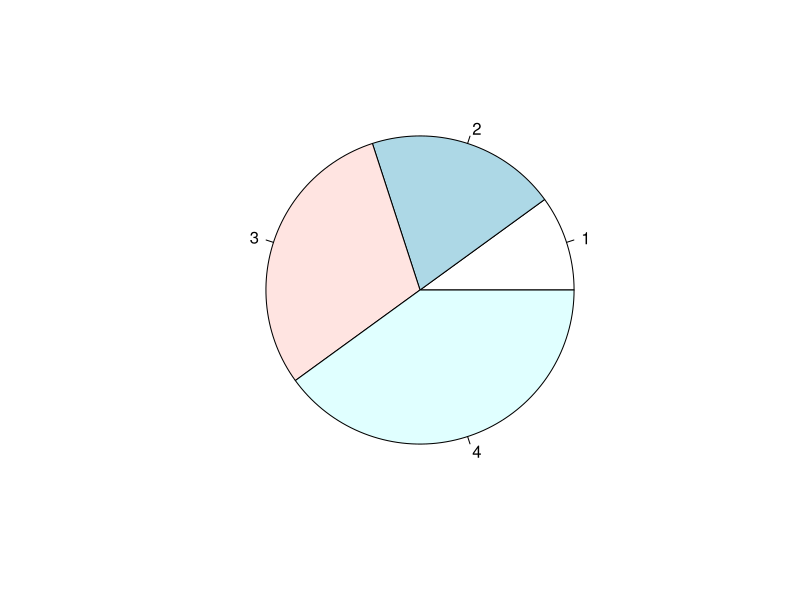
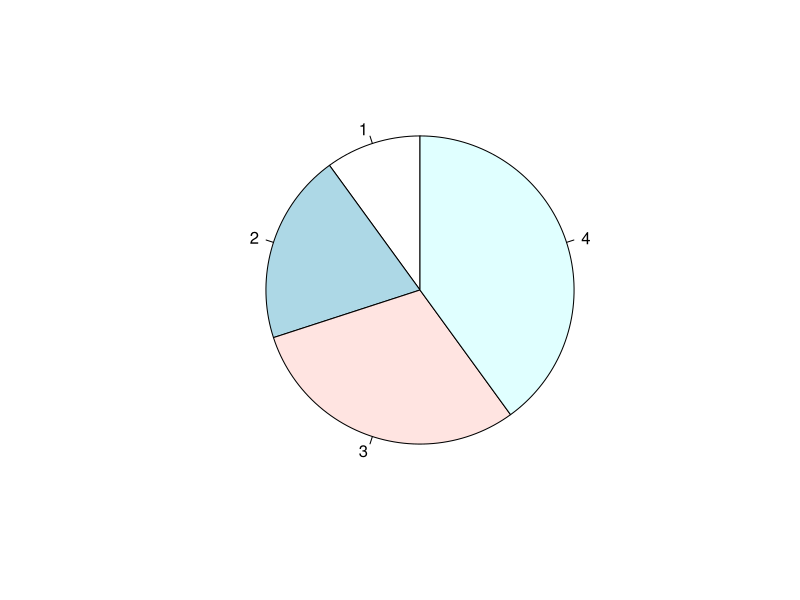
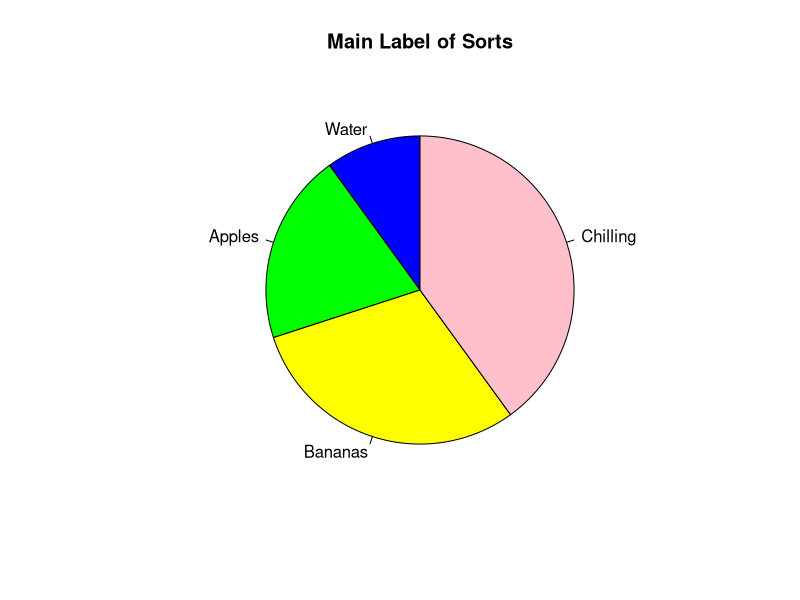
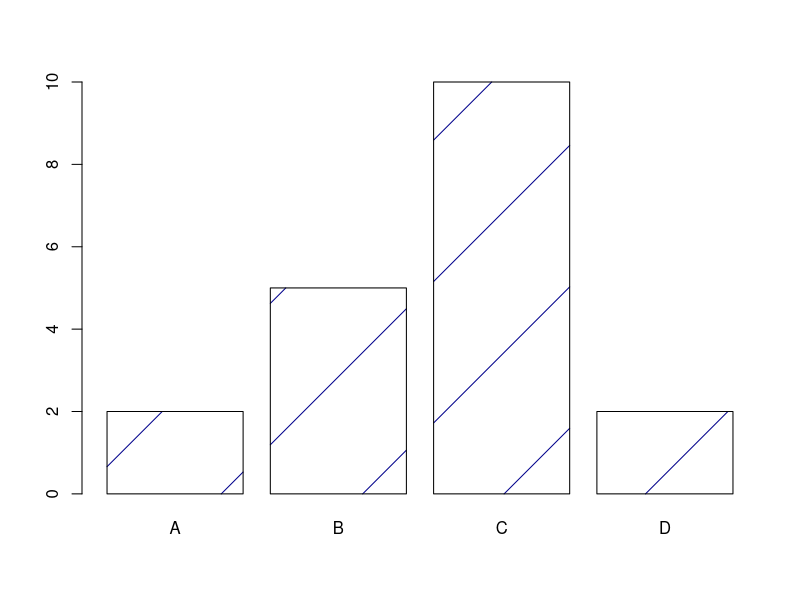
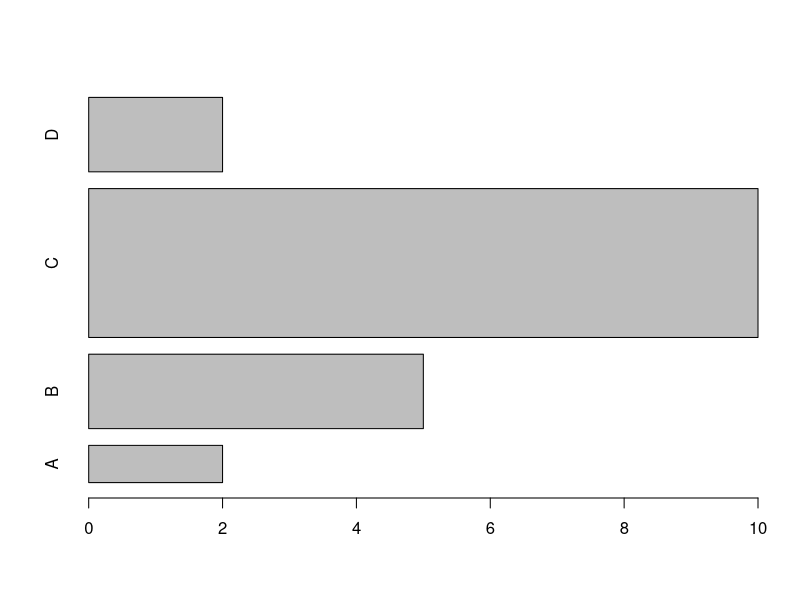

Write the R code that produced these figures, in order.
# create pie charts with pie()

x <- c(10, 20, 30, 40)
pie(x)

#change startn=ing angle with init.angle
pie(x, init.angle = 90)

#labels and colours
colors <- c("Blue", "Green", "Yellow", "Pink")
my_label <- c("Water", "Apples", "Bananas", "Chilling")
pie(x, label = my_label, main = "Main Label of Sorts",
    col = colors, init.angle = 90)

#* Bar Charts
x_bar <- c("A", "B", "C", "D")
y_bar <- c(2, 5, 10, 2)

# density from 1 - 100
barplot(y_bar, names.arg = x_bar, col = "darkblue", density = 1)

# bar width and horizontal
barplot(y_bar, names.arg = x_bar, width = c(1, 2, 4, 2), horiz = TRUE)